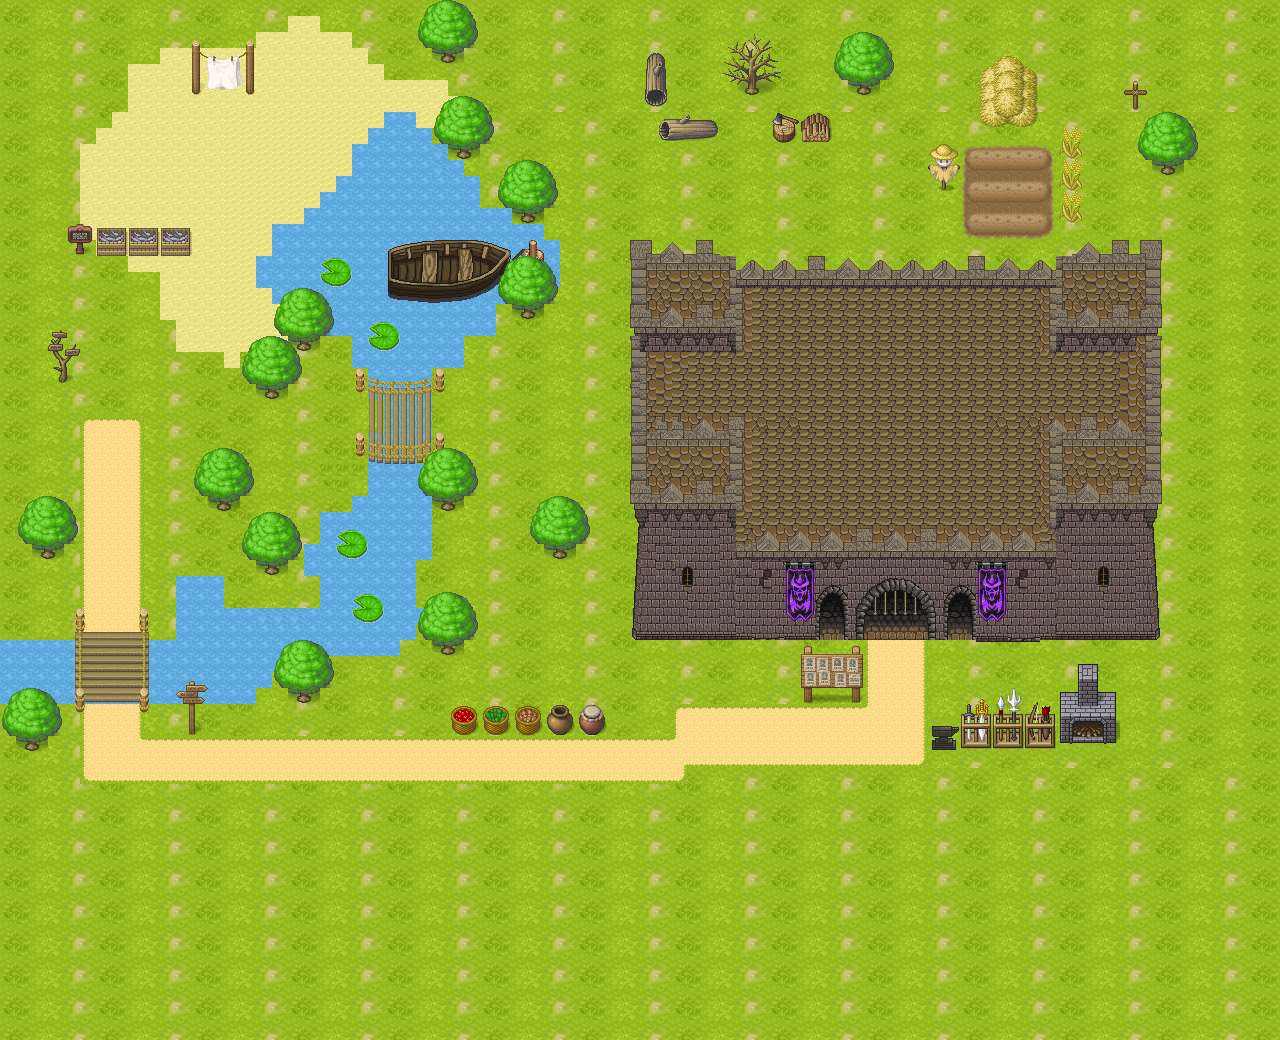

This is a level from a 2D game, rendered from its Tiled map with the project's own tilesets. A one-line summary and the map file follow, with tile-layer data summarised:
An orthogonal 80x65 tile map with 16x16 px tiles, 5 tile layers (terreno, portale, strutture, addobbi, ...), 8 tilesets and 43 objects.

<map version="1.5" tiledversion="1.7.2" orientation="orthogonal" renderorder="right-down" width="80" height="65" tilewidth="16" tileheight="16" infinite="0" nextlayerid="16" nextobjectid="107">
 <tileset firstgid="1" name="Castle2" tilewidth="16" tileheight="16" tilecount="1024" columns="32">
  <image source="tileset/Castle2.png" width="512" height="512" />
 </tileset>
 <tileset firstgid="1025" name="PathAndObjects" tilewidth="16" tileheight="16" tilecount="1024" columns="32">
  <image source="tileset/PathAndObjects.png" width="512" height="512" />
 </tileset>
 <tileset firstgid="2049" name="addwork" tilewidth="16" tileheight="16" tilecount="3072" columns="24">
  <image source="tileset/addwork.png" width="384" height="2048" />
 </tileset>
 <tileset firstgid="5121" name="[A]Grass1-Dirt1_pipo" tilewidth="16" tileheight="16" tilecount="48" columns="8">
  <image source="tileset/Pipoya RPG Tileset 16x16/[A]_type3/[A]Grass1-Dirt1_pipo.png" width="128" height="96" />
 </tileset>
 <tileset firstgid="5169" name="[Base]BaseChip_pipo" tilewidth="16" tileheight="16" tilecount="4256" columns="16">
  <image source="tileset/[Base]BaseChip_pipo.png" width="256" height="4256" />
 </tileset>
 <tileset firstgid="9425" name="addwork" tilewidth="16" tileheight="16" tilecount="3072" columns="24">
  <image source="tileset/addwork.png" width="384" height="2048" />
 </tileset>
 <tileset firstgid="12497" name="[A]Water5_pipo" tilewidth="16" tileheight="16" tilecount="160" columns="16">
  <image source="tileset/Pipoya RPG Tileset 32x32/[A]_type1/[A]Water5_pipo.png" width="256" height="160" />
 </tileset>
 <tileset firstgid="12657" name="[Base]BaseChip_pipo" tilewidth="16" tileheight="16" tilecount="4256" columns="16">
  <image source="tileset/[Base]BaseChip_pipo.png" width="256" height="4256" />
 </tileset>
 <layer id="5" name="terreno" width="80" height="65">
  <data>[5200 cells, 5200 non-empty, 40 distinct tile ids]</data>
 </layer>
 <layer id="13" name="portale" width="80" height="65">
  <data>[5200 cells, 36 non-empty, 36 distinct tile ids]</data>
 </layer>
 <layer id="8" name="strutture" width="80" height="65">
  <data>[5200 cells, 942 non-empty, 267 distinct tile ids]</data>
 </layer>
 <objectgroup color="#010000" id="14" name="solidi">
  <object id="14" x="433.333" y="48" width="30.6667" height="14.6667" />
  <object id="60" x="188" y="37.3333" width="66.6667" height="57.3333" />
  <object id="61" x="96" y="230.667" width="94.6667" height="25.3333" />
  <object id="62" x="66.6667" y="224" width="21.3333" height="33.3333" />
  <object id="63" x="49.3333" y="360" width="22.6667" height="22.6667" />
  <object id="64" x="29.3333" y="541.333" width="37.3333" height="18.6667" />
  <object id="66" x="209.333" y="490.667" width="29.3333" height="22.6667" />
  <object id="67" x="254.667" y="381.333" width="34.6667" height="20" />
  <object id="68" x="288" y="334.667" width="30.6667" height="16" />
  <object id="69" x="448" y="142.667" width="29.3333" height="14.6667" />
  <object id="70" x="512" y="206.667" width="32" height="17.3333" />
  <object id="71" x="513.333" y="304" width="30.6667" height="16" />
  <object id="72" x="429.333" y="496" width="34.6667" height="17.3333" />
  <object id="73" x="544" y="544" width="33.3333" height="17.3333" />
  <object id="74" x="430.667" y="637.333" width="33.3333" height="17.3333" />
  <object id="75" x="286.667" y="684" width="30.6667" height="21.3333" />
  <object id="76" x="14.6667" y="736" width="34.6667" height="14.6667" />
  <object id="78" x="450.667" y="705.333" width="149.333" height="32" />
  <object id="79" x="849.333" y="81.3333" width="28" height="16" />
  <object id="80" x="737.333" y="81.3333" width="30.6667" height="13.3333" />
  <object id="81" x="645.333" y="53.3333" width="16" height="56" />
  <object id="82" x="660" y="117.333" width="52" height="21.3333" />
  <object id="83" x="1153.33" y="160" width="30.6667" height="17.3333" />
  <object id="84" x="1125.33" y="94.6667" width="14.6667" height="17.3333" />
  <object id="85" x="926.667" y="140" width="34.6667" height="53.3333" />
  <object id="86" x="960" y="146.667" width="93.3333" height="93.3333" />
  <object id="87" x="977.333" y="61.3333" width="61.3333" height="66.6667" />
  <object id="88" x="1054.67" y="126.667" width="30.6667" height="94.6667" />
  <object id="89" x="960" y="716" width="160" height="34.6667" />
  <object id="91" x="185.333" y="706.667" width="12" height="33.3333" />
  <object id="95" x="632" y="260" width="524" height="377.333" />
  <object id="96" x="800" y="684" width="62.6667" height="22.6667" />
  <object id="97" x="254.667" y="557.333" width="32" height="18.6667" />
  <object id="98" x="352" y="366.667" width="14.6667" height="26.6667" />
  <object id="99" x="436" y="366.667" width="13.3333" height="29.3333" />
  <object id="100" x="352" y="430.667" width="12" height="28" />
  <object id="101" x="432" y="432" width="14.6667" height="21.3333" />
  <object id="102" x="69.3333" y="602.667" width="17.3333" height="36" />
  <object id="103" x="138.667" y="604" width="10.6667" height="30.6667" />
  <object id="104" x="140" y="685.333" width="8" height="28" />
  <object id="105" x="70.6667" y="688" width="10.6667" height="29.3333" />
 </objectgroup>
 <layer id="10" name="addobbi" width="80" height="65">
  <data>[5200 cells, 332 non-empty, 288 distinct tile ids]</data>
 </layer>
 <layer id="12" name="roba_sopra_addobbi" width="80" height="65">
  <data>[5200 cells, 192 non-empty, 12 distinct tile ids]</data>
 </layer>
 <objectgroup color="#ffffff" id="15" name="portale">
  <object id="3" x="870.667" y="621.333" width="53.3333" height="17.3333" />
  <object id="13" x="888.667" y="639.833" width="84" height="19">
   <text wrap="1">CASTLE</text>
  </object>
 </objectgroup>
</map>
